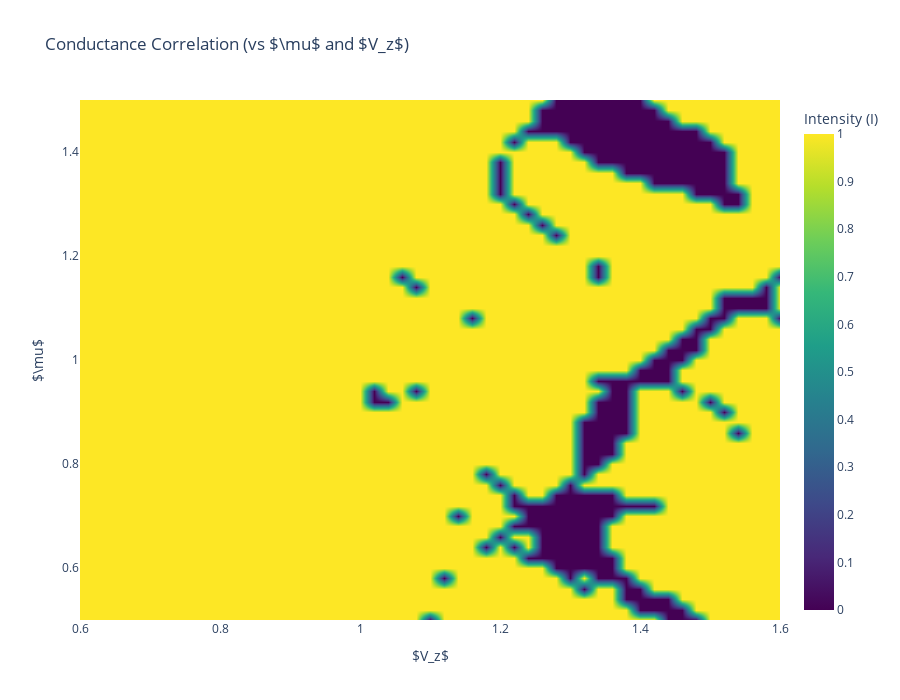

Write notebook code for a chart like this one.
### Code cell
mu = params_list[:, 1]   # y-axis in the plot
V_z = params_list[:, 2]  # x-axis in the plot
zplot = corrs            # z-axis (color)

# Create the interactive Plotly heatmap/contour
fig = go.Figure(data=go.Contour(
    x=V_z,
    y=mu,
    z=zplot,
    colorscale='Viridis',    # Matches Matplotlib's 'magma'
    ncontours=100,         # Smooth continuous gradient
    line_width=0,          # Removes contour lines
    contours=dict(
        coloring='heatmap',
        showlines=False
    ),
    colorbar=dict(
        title='Intensity (I)'
    )
))

# Label axes and title
fig.update_layout(
    title='Conductance Correlation (vs $\\mu$ and $V_z$)',
    xaxis_title='$V_z$',
    yaxis_title='$\\mu$',
    width=900,
    height=700
)

fig.show()

### Figure 1 — Plotly figure (JSON) as saved in the notebook; plotly's stock layout.template omitted (floating-point values rounded to 4 significant figures; data arrays with more than 128 entries replaced by an {"elided": "..."} marker saying what was removed)
{"data": [{"colorbar": {"title": {"text": "Intensity (I)"}}, "colorscale": [[0, "#440154"], [0.1111, "#482878"], [0.2222, "#3e4989"], [0.3333, "#31688e"], [0.4444, "#26828e"], [0.5556, "#1f9e89"], [0.6667, "#35b779"], [0.7778, "#6ece58"], [0.8889, "#b5de2b"], [1, "#fde725"]], "contours": {"coloring": "heatmap", "showlines": false}, "line": {"width": 0}, "ncontours": 100, "type": "contour", "x": {"elided": "2601 float values"}, "y": {"elided": "2601 float values"}, "z": {"elided": "2601 float values"}}], "layout": {"height": 700, "title": {"text": "Conductance Correlation (vs $\\mu$ and $V_z$)"}, "width": 900, "xaxis": {"title": {"text": "$V_z$"}}, "yaxis": {"title": {"text": "$\\mu$"}}}}
